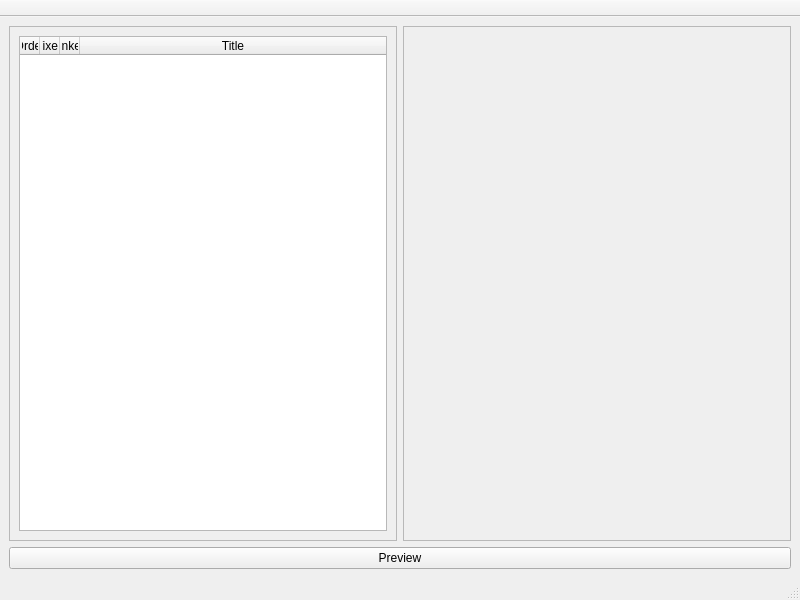
<?xml version="1.0" encoding="UTF-8"?>
<ui version="4.0">
 <class>MainWindow</class>
 <widget class="QMainWindow" name="MainWindow">
  <property name="geometry">
   <rect>
    <x>0</x>
    <y>0</y>
    <width>800</width>
    <height>600</height>
   </rect>
  </property>
  <property name="windowTitle">
   <string>KMixTest</string>
  </property>
  <widget class="QWidget" name="centralwidget">
   <layout class="QVBoxLayout" name="verticalLayout_6">
    <item>
     <layout class="QHBoxLayout" name="horizontalLayout_2">
      <item>
       <widget class="QScrollArea" name="scrollAreaQuestions">
        <property name="widgetResizable">
         <bool>true</bool>
        </property>
        <widget class="QWidget" name="scrollAreaContentsQuestions">
         <property name="geometry">
          <rect>
           <x>0</x>
           <y>0</y>
           <width>386</width>
           <height>475</height>
          </rect>
         </property>
         <layout class="QVBoxLayout" name="verticalLayout">
          <item>
           <widget class="QTableWidget" name="tableWidgetQuestions">
            <property name="focusPolicy">
             <enum>Qt::NoFocus</enum>
            </property>
            <property name="contextMenuPolicy">
             <enum>Qt::CustomContextMenu</enum>
            </property>
            <property name="sizeAdjustPolicy">
             <enum>QAbstractScrollArea::AdjustToContents</enum>
            </property>
            <property name="editTriggers">
             <set>QAbstractItemView::DoubleClicked</set>
            </property>
            <property name="selectionMode">
             <enum>QAbstractItemView::SingleSelection</enum>
            </property>
            <property name="showGrid">
             <bool>false</bool>
            </property>
            <property name="columnCount">
             <number>4</number>
            </property>
            <attribute name="horizontalHeaderVisible">
             <bool>true</bool>
            </attribute>
            <attribute name="horizontalHeaderMinimumSectionSize">
             <number>20</number>
            </attribute>
            <attribute name="horizontalHeaderDefaultSectionSize">
             <number>20</number>
            </attribute>
            <attribute name="horizontalHeaderStretchLastSection">
             <bool>true</bool>
            </attribute>
            <attribute name="verticalHeaderVisible">
             <bool>true</bool>
            </attribute>
            <column>
             <property name="text">
              <string>Order</string>
             </property>
            </column>
            <column>
             <property name="text">
              <string>Fixed</string>
             </property>
            </column>
            <column>
             <property name="text">
              <string>Linked</string>
             </property>
            </column>
            <column>
             <property name="text">
              <string>Title</string>
             </property>
            </column>
           </widget>
          </item>
         </layout>
        </widget>
       </widget>
      </item>
      <item>
       <widget class="QScrollArea" name="scrollAreaAnswers">
        <property name="widgetResizable">
         <bool>true</bool>
        </property>
        <widget class="QWidget" name="scrollAreaContentsAnswers">
         <property name="geometry">
          <rect>
           <x>0</x>
           <y>0</y>
           <width>386</width>
           <height>475</height>
          </rect>
         </property>
         <layout class="QVBoxLayout" name="verticalLayout_3">
          <item>
           <layout class="QGridLayout" name="gridEdition"/>
          </item>
         </layout>
        </widget>
       </widget>
      </item>
     </layout>
    </item>
    <item>
     <widget class="QPushButton" name="previewButton">
      <property name="sizePolicy">
       <sizepolicy hsizetype="Ignored" vsizetype="Fixed">
        <horstretch>0</horstretch>
        <verstretch>0</verstretch>
       </sizepolicy>
      </property>
      <property name="maximumSize">
       <size>
        <width>16777215</width>
        <height>16777215</height>
       </size>
      </property>
      <property name="text">
       <string>Preview</string>
      </property>
     </widget>
    </item>
   </layout>
  </widget>
  <widget class="QMenuBar" name="menubar">
   <property name="geometry">
    <rect>
     <x>0</x>
     <y>0</y>
     <width>800</width>
     <height>30</height>
    </rect>
   </property>
  </widget>
  <widget class="QStatusBar" name="statusbar"/>
  <widget class="QToolBar" name="toolBar">
   <property name="windowTitle">
    <string>toolBar</string>
   </property>
   <property name="movable">
    <bool>false</bool>
   </property>
   <property name="floatable">
    <bool>false</bool>
   </property>
   <attribute name="toolBarArea">
    <enum>TopToolBarArea</enum>
   </attribute>
   <attribute name="toolBarBreak">
    <bool>false</bool>
   </attribute>
  </widget>
 </widget>
 <resources/>
 <connections/>
</ui>
